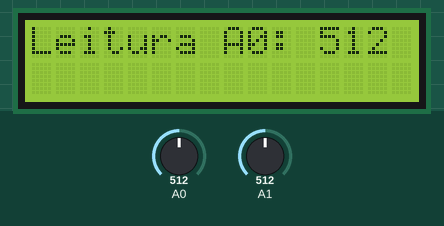
Simulated run of this sketch. Board: Arduino Uno, built with avr-gcc and run on an emulated ATmega328P. On the bench: 16×2 character LCD. The inputs (shaded band) are chosen by the test bench; at power-on: A0 = 512, A1 = 512. What the sketch prints to the serial monitor is not drawn.

Above: at 1.2 s.
1.3 s: A0 set to 0
At 2.6 s:
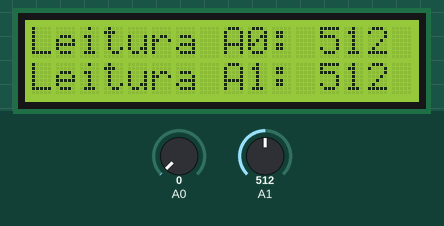
Timing chart, 0 to 4.3 s (numbered marks = the images above; inputs shaded):
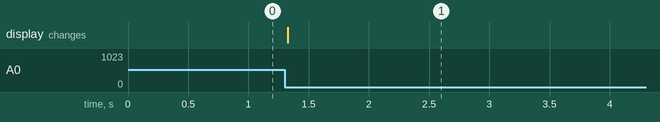

The sketch:

Gambiarra.ino
```cpp
//Programa: Display LCD 16x2 e modulo I2C
//Autor: Arduino e Cia

#include <Wire.h>
#include <LiquidCrystal_I2C.h>

//Inicializa o display no endereco 0x27
LiquidCrystal_I2C lcd(0x27,16,2);

void setup()
{
  lcd.init();
  lcd.setBacklight(HIGH);
  Serial.begin(9600);
  pinMode(A0, INPUT);
  pinMode(A1, INPUT);
}

void loop()
{

  if(analogRead(0) > 0){
    Serial.print("A leitura em A0 é:");
    Serial.println(analogRead(0));
    lcd.setCursor(0,0);
    lcd.print("Leitura A0: ");
    lcd.print(analogRead(0));
    while(analogRead(0)>0){

    }
  }

  if(analogRead(1) > 0){
    Serial.print("A leitura em A1 é:");
    Serial.println(analogRead(1));
    lcd.setCursor(0,1);
    lcd.print("Leitura A1: ");
    lcd.print(analogRead(1));
    while(analogRead(1)>0){

    }
  }


}
```

Measured:
- after the input at 1.3 s, the display: changes at once (image 1)
